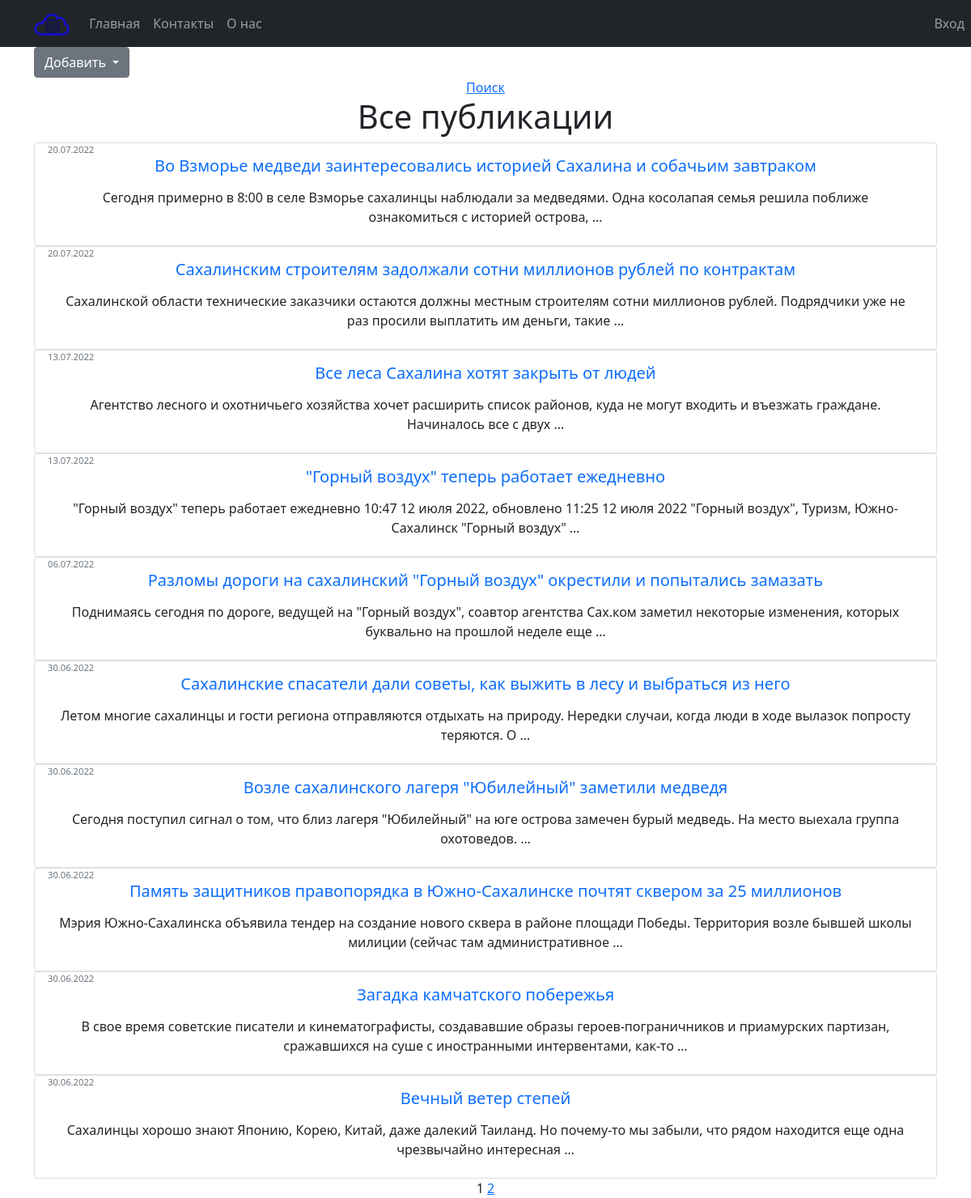
The page / on the database its author committed.
### news/models.py (models this page shows, shortened)
class Post(models.Model):
    NEWS = 1
    ARTICLE = 2
    choice_list = [(NEWS, "Новость"), (ARTICLE, "Статья")]
    author = models.ForeignKey(Author, on_delete=models.CASCADE, related_name='user_posts')
    type_post = models.IntegerField(default=1, choices=choice_list)
    date_create = models.DateTimeField(auto_now_add=True)
    date_update = models.DateTimeField(auto_now=True)
    category = models.ManyToManyField(Category, through='PostCategory', related_name='categories')
    title = models.CharField(max_length=255)
    text = models.TextField()
    rating = models.IntegerField(default=0)

### news/views.py (the view)
# urls.py: path('', NewsList.as_view(), name='post_list'),
class NewsList(ListView):
    model = Post
    ordering = '-date_create'
    template_name = 'post/posts.html'
    context_object_name = 'posts'
    paginate_by = 10
    def get_queryset(self):
        queryset = super().get_queryset()
        self.filterset = PostFilter(self.request.GET, queryset)
        return self.filterset.qs
    def get_context_data(self, **kwargs):
        context = super().get_context_data(**kwargs)
        context['filterset'] = self.filterset
        context['search'] = 'search' in self.request.path
        return context

### news/templatetags/custom_filters.py (called while the page is built)
@register.filter()
def censor(value):
    words = censor_words.get_words()
    text_words=value.split(' ')
    for i, word in enumerate(text_words):
        if word.lower() in words:
            text_words[i] = word[0]+'*'*(len(word)-1)
    return ' '.join(text_words)

### templates/post/posts.html (shortened to what this page needs)
{% extends 'default.html' %}
{% load custom_filters %}
{% block content %}
<div class="dropdown text-start">
  <button class="btn btn-secondary dropdown-toggle" type="button" id="dropdownMenuButton" data-toggle="dropdown" aria-haspopup="true" aria-expanded="false">
    Добавить
  </button>
</div>
   {% if search %}
       <form action="" method="get">
           {{ filterset.form.as_p }}
           <input type="submit" value="Найти" />
           <input type="button" value="Закрыть" onclick="location.assign('/news')"/>
       </form>
       <h1>Результат поиска публикаций</h1>
   {% else %}
        <a href='/news/search'>Поиск<a>
        <h1>Все публикации</h1>
   {% endif %}
{% if posts %}
    {% for post in posts %}
            <div class="card w-100">
              <div class="card-body">
                <h5 class="card-title text-primary">{{ post.title|censor }}</h5>
                <div style="position: absolute;  top: 0;    font-size: 0.7rem;}" class="card-text text-secondary text-start">
                    {{ post.date_create|date:'d.m.Y' }}
                </div>
                 <a href="/view/{{ post.pk }}" class="btn">
                    <p class="card-text text-dark">{{ post.text|truncatewords:20|censor }}</p>
                  </a>
              </div>
            </div>
    {% endfor %}
{% else %}
    Новостей нет
{% endif %}
   {{ page_obj.number }}
   {% if page_obj.has_next %}
       <a href="?page={{ page_obj.next_page_number }}">{{ page_obj.next_page_number }}</a>
   {% endif %}
{% endblock content %}

### templates/default.html (shortened to what this page needs)
<!DOCTYPE html>
<html lang="ru">
    <head>
		{% load static%}
        <link href={% static "css/styles.css" %} rel="stylesheet" />
    </head>
    <body>
        <nav class="navbar navbar-expand-lg navbar-dark bg-dark static-top">
		   <div class="container">
			   <a class="navbar-brand" href="/"><img height='30' src={% static "assets/logo_blue.png" %}></a>
			   <div class="navbar-collapse collapse" id="navbarResponsive">
				   <ul class="nav navbar-nav navbar-left">
					   <li class="nav-item active">
						   <a class="nav-link" href="/">Главная</a>
					   </li>
					   <li class="nav-item">
						   <a class="nav-link" href="/contacts/">Контакты</a>
					   </li>
					   <li class="nav-item">
						   <a class="nav-link" href="/about/">О нас</a>
					   </li>
				   </ul>
				   <ul class="nav navbar-nav navbar-right" style="position: absolute;   right: 0;">
					   {%  if not request.user.is_authenticated %}
					   <li class="nav-item">
						   <a class="nav-link" href="/accounts/login/">Вход</a>
					   </li>
					    {% endif %}
				   </ul>
			   </div>
		   </div>
		</nav>
        <div class="container">
		   <div class="row">
			   <div class="col-lg-12 text-center">
				   {% block content %}
				   {% endblock content %}
			   </div>
		   </div>
		</div>
    </body>
</html>

### rows shown on the page
Post: title|censor "Во Взморье медведи заинтересовались историей Сахалина и собачьим завтраком", date_create "20.07.2022", text|censor "Сегодня примерно в 8:00 в селе Взморье сахалинцы наблюдали за медведями. Одна косолапая семья решила поближе ознакомиться с историей острова, …"
Post: title|censor "Сахалинским строителям задолжали сотни миллионов рублей по контрактам", date_create "20.07.2022", text|censor "Сахалинской области технические заказчики остаются должны местным строителям сотни миллионов рублей. Подрядчики уже не раз просили выплатить им деньги, такие …"
Post: title|censor "Все леса Сахалина хотят закрыть от людей", date_create "13.07.2022", text|censor "Агентство лесного и охотничьего хозяйства хочет расширить список районов, куда не могут входить и въезжать граждане. Начиналось все с двух …"
Post: title|censor "\"Горный воздух\" теперь работает ежедневно", date_create "13.07.2022", text|censor "\"Горный воздух\" теперь работает ежедневно 10:47 12 июля 2022, обновлено 11:25 12 июля 2022 \"Горный воздух\", Туризм, Южно-Сахалинск \"Горный воздух\" …"
Post: title|censor "Разломы дороги на сахалинский \"Горный воздух\" окрестили и попытались замазать", date_create "06.07.2022", text|censor "Поднимаясь сегодня по дороге, ведущей на \"Горный воздух\", соавтор агентства Сах.ком заметил некоторые изменения, которых буквально на прошлой неделе еще …"
Post: title|censor "Сахалинские спасатели дали советы, как выжить в лесу и выбраться из него", date_create "30.06.2022", text|censor "Летом многие сахалинцы и гости региона отправляются отдыхать на природу. Нередки случаи, когда люди в ходе вылазок попросту теряются. О …"
Post: title|censor "Возле сахалинского лагеря \"Юбилейный\" заметили медведя", date_create "30.06.2022", text|censor "Сегодня поступил сигнал о том, что близ лагеря \"Юбилейный\" на юге острова замечен бурый медведь. На место выехала группа охотоведов. …"
Post: title|censor "Память защитников правопорядка в Южно-Сахалинске почтят сквером за 25 миллионов", date_create "30.06.2022", text|censor "Мэрия Южно-Сахалинска объявила тендер на создание нового сквера в районе площади Победы. Территория возле бывшей школы милиции (сейчас там административное …"
Post: title|censor "Загадка камчатского побережья", date_create "30.06.2022", text|censor "В свое время советские писатели и кинематографисты, создававшие образы героев-пограничников и приамурских партизан, сражавшихся на суше с иностранными интервентами, как-то …"
Post: title|censor "Вечный ветер степей", date_create "30.06.2022", text|censor "Сахалинцы хорошо знают Японию, Корею, Китай, даже далекий Таиланд. Но почему-то мы забыли, что рядом находится еще одна чрезвычайно интересная …"

### other values the page prints
{{ page_obj.number }} "1"
{{ page_obj.next_page_number }} "2"
